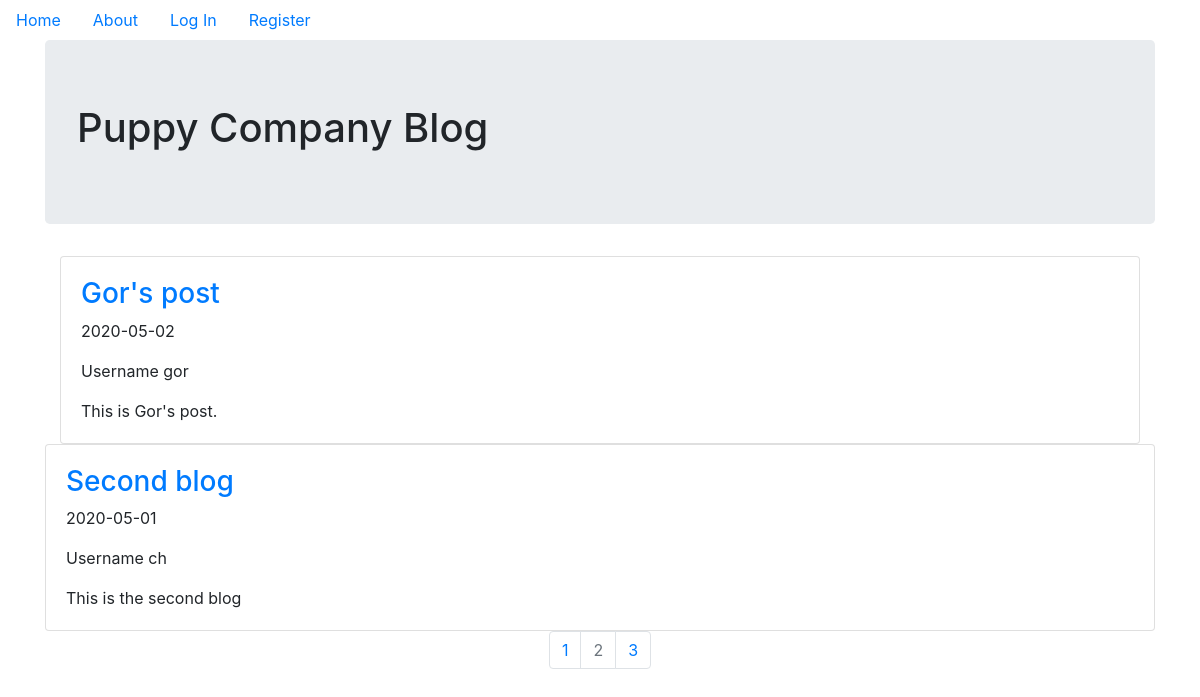
Screenshot of /?page=2 with the database file from the repository.
### puppycompanyblog/models.py (models this page shows, shortened)
class BlogPost(db.Model, UserMixin):
    id = db.Column(db.Integer, primary_key=True)
    users = db.relationship(User)
    user_id = db.Column(db.Integer, db.ForeignKey('users.id'), nullable=False)
    date = db.Column(db.DateTime, nullable=False, default=datetime.utcnow)
    title = db.Column(db.String(140), nullable=False)
    text = db.Column(db.Text, nullable=False)

class User(db.Model, UserMixin):
    __tablename__ = 'users'
    id = db.Column(db.Integer, primary_key=True)
    profile_image = db.Column(db.String(64),nullable = False, default = 'default_profile.png')
    email = db.Column(db.String(64), unique = True, index = True)
    username = db.Column(db.String(64), unique = True, index = True)
    password_hash = db.Column(db.String(128))
    posts = db.relationship('BlogPost', backref='author', lazy=True)
    def __repr__(self):
        return f"Username {self.username}"

### puppycompanyblog/core/views.py (the view)
@core.route('/')
def index():
    page = request.args.get('page', 1, type=int)
    blog_posts = BlogPost.query.order_by(BlogPost.date.desc()).paginate(page=page,per_page=2)
    return render_template('index.html', blog_posts=blog_posts)

### puppycompanyblog/templates/index.html
{% extends "base.html" %}
{% block content %}
<div class="jumbotron">
  <h1>Puppy Company Blog</h1>
</div>
<div class="container">
  {% for post in blog_posts.items %}
  <div class="card">
    <div class="card-body">
      <h3> <a class="card-title" href="{{ url_for('blog_posts.blog_post', blog_post_id=post.id) }}"> {{post.title}}</a></h3>
      <p class="card-text">{{post.date.strftime('%Y-%m-%d')}}</p>
      <p class="card-text">{{post.author}}</p>
      <p class="card-text">{{post.text}}</p>
    </div>
  </div>
</div>
{% endfor %}
  <nav aria-label='Page Navigation example'>
    <ul class="pagination justify-content-center">
      {% for page_num in blog_posts.iter_pages(left_edge=1,right_edge=1,left_current=1,right_current=2)  %}
      {% if blog_posts.page == page_num %}
      <li class='page-item disabled'>
        <a class="page-link" href="{{url_for('core.index',page=page_num)}}">{{ page_num }}</a>
      </li>
      {% else %}
      <li class='page-item'>
        <a class="page-link" href="{{url_for('core.index',page=page_num)}}">{{ page_num }}</a>
      </li>
      {% endif %}
      {% endfor %}
    </ul>
  </nav>
{% endblock %}

### rows the page displays
BlogPost: title "Gor's post", date "2020-05-02", author "Username gor", text "This is Gor's post."
BlogPost: title "Second blog", date "2020-05-01", author "Username ch", text "This is the second blog"

### other values shown
{{ page_num }} "1" "3"
{{ page_num }} "2"
